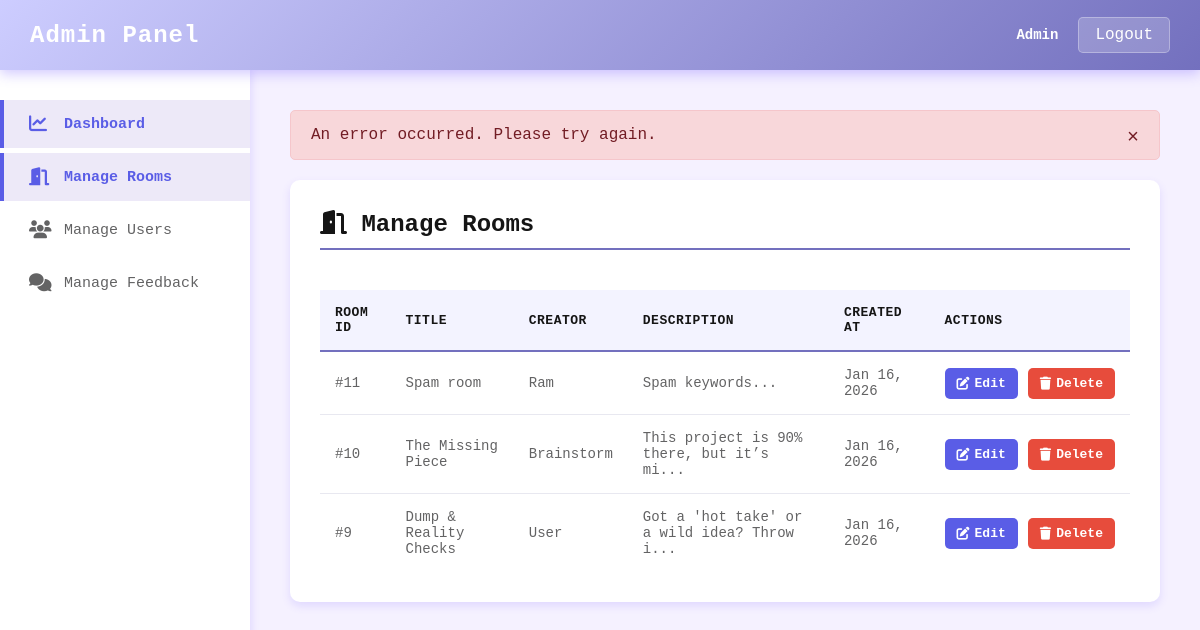
/pages/admin.php?section=rooms&error=invalid (signed in), run on the app's committed database.
### tables this page shows
CREATE TABLE `rooms` (
  `room_id` int(11) NOT NULL,
  `user_id` int(11) NOT NULL,
  `title` varchar(255) NOT NULL,
  `description` text NOT NULL,
  `created_at` timestamp NOT NULL DEFAULT current_timestamp(),
  `image` varchar(255) DEFAULT NULL
);

CREATE TABLE `users` (
  `user_id` int(11) NOT NULL,
  `username` varchar(100) NOT NULL,
  `password` varchar(255) NOT NULL,
  `role` enum('user','admin') DEFAULT 'user',
  `created_at` timestamp NOT NULL DEFAULT current_timestamp(),
  `email` varchar(255) NOT NULL
);

### pages/admin.php (the view, shortened to what this page needs)
<?php
include "../includes/admin-header.php";
include "../config/config.php";
$section = isset($_GET['section']) ? $_GET['section'] : 'dashboard';
$roomCount = $conn->query("SELECT COUNT(*) as count FROM rooms")->fetch_assoc()['count'];
$userCount = $conn->query("SELECT COUNT(*) as count FROM users")->fetch_assoc()['count'];
$feedbackCount = $conn->query("SELECT COUNT(*) as count FROM feedback")->fetch_assoc()['count'];
$message = '';
$messageType = '';
if (isset($_GET['deleted'])) {
    $message = 'Item deleted successfully!';
    $messageType = 'success';
} elseif (isset($_GET['updated'])) {
    $message = 'Item updated successfully!';
    $messageType = 'success';
} elseif (isset($_GET['error'])) {
    $message = 'An error occurred. Please try again.';
    $messageType = 'error';
}
?>
<?php if ($message): ?>
    <div class="message message-<?= $messageType ?>" style="margin-bottom: 20px;">
        <?= htmlspecialchars($message) ?>
        <button onclick="this.parentElement.style.display='none';" style="float: right; background: none; border: none; color: inherit; cursor: pointer; font-size: 20px;">&times;</button>
    </div>
<?php endif; ?>
<?php if ($section === 'dashboard'): ?>
    <h1 style="color: #151515; margin-bottom: 30px;">Dashboard</h1>
    <div class="dashboard-grid">
        <div class="dashboard-card">
            <h3>Total Rooms</h3>
            <div class="stat"><?= $roomCount ?></div>
            <p>Active rooms in the system</p>
        </div>
        <div class="dashboard-card">
            <h3>Total Users</h3>
            <div class="stat"><?= $userCount ?></div>
            <p>Registered users</p>
        </div>
        <div class="dashboard-card">
            <h3>Total Feedback</h3>
            <div class="stat"><?= $feedbackCount ?></div>
            <p>Submitted feedbacks</p>
        </div>
    </div>
<?php elseif ($section === 'rooms'): ?>
    <div class="admin-section">
        <h2><i class="fa-solid fa-door-open"></i> Manage Rooms</h2>
        <div class="table-wrapper">
            <table class="admin-table">
                <thead>
                    <tr>
                        <th>Room ID</th>
                        <th>Title</th>
                        <th>Creator</th>
                        <th>Description</th>
                        <th>Created At</th>
                        <th>Actions</th>
                    </tr>
                </thead>
                <tbody>
                    <?php
                    $rooms = $conn->query(
                        "SELECT r.room_id, r.title, r.description, r.created_at, u.username
                         FROM rooms r
                         INNER JOIN users u ON r.user_id = u.user_id
                         ORDER BY r.created_at DESC"
                    );
                    while ($room = $rooms->fetch_assoc()):
                    ?>
                    <tr>
                        <td>#<?= $room['room_id'] ?></td>
                        <td><?= htmlspecialchars(substr($room['title'], 0, 30)) ?></td>
                        <td><?= htmlspecialchars($room['username']) ?></td>
                        <td><?= htmlspecialchars(substr($room['description'], 0, 40)) ?>...</td>
                        <td><?= date('M d, Y', strtotime($room['created_at'])) ?></td>
                        <td>
                            <div class="action-buttons">
                                <button class="btn-edit" onclick="editRoom(<?= $room['room_id'] ?>)">
                                    <i class="fa-solid fa-edit"></i> Edit
                                </button>
                                <button class="btn-delete" onclick="deleteRoom(<?= $room['room_id'] ?>, '<?= htmlspecialchars($room['title']) ?>')">
                                    <i class="fa-solid fa-trash"></i> Delete
                                </button>
                            </div>
                        </td>
                    </tr>
                    <?php endwhile; ?>
                </tbody>
            </table>
        </div>
    </div>
<?php endif; ?>
    </main>
</div>
</body>
</html>

### assets/css/style.css (style rules this page uses)
* { margin: 0; padding: 0; box-sizing: border-box; font-family: 'JetBrains Mono', monospace; }
body { background-color: rgb(229, 229, 240); }

### assets/css/admin.css (style rules this page uses)
.admin-section { background: white; border-radius: 10px; padding: 30px; box-shadow: 0 4px 8px rgba(107, 81, 255, 0.15); }
.admin-section h2 { color: #151515; margin-bottom: 20px; border-bottom: 2px solid #7370be; padding-bottom: 10px; }
.table-wrapper { overflow-x: auto; }
.admin-table { width: 100%; border-collapse: collapse; margin-top: 20px; }
.admin-table thead { background-color: #f3f3ff; border-bottom: 2px solid #7370be; }
.admin-table th { padding: 15px; text-align: left; color: #151515; font-weight: 600; font-size: 13px; text-transform: uppercase; letter-spacing: 0.5px; }
.admin-table td { padding: 15px; border-bottom: 1px solid #e8e8f0; color: #636364; font-size: 14px; }
.admin-table tbody tr:last-child td { border-bottom: none; }
.action-buttons { display: flex; gap: 10px; }
.btn-edit, .btn-delete, .btn-create { padding: 8px 12px; border: none; border-radius: 5px; cursor: pointer; font-size: 13px; font-weight: 600; transition: all 0.3s; display: inline-flex; align-items: center; gap: 5px; }
.btn-edit { background-color: #5a5de6; color: white; }
.btn-delete { background-color: #e74c3c; color: white; }
.message { padding: 15px 20px; border-radius: 5px; font-weight: 500; animation: slideInDown 0.3s ease; }
.message-error { background-color: #f8d7da; color: #721c24; border: 1px solid #f5c6cb; }

### data on the page
rooms: room_id "11", title "Spam room", user.username "Ram", description "Spam keywords", created_at "Jan 16, 2026"
rooms: room_id "10", title "The Missing Piece", user.username "Brainstorm", description "This project is 90% there, but it’s mi", created_at "Jan 16, 2026"
rooms: room_id "9", title "Dump & Reality Checks", user.username "User", description "Got a 'hot take' or a wild idea? Throw i", created_at "Jan 16, 2026"

### other printed values
$_SESSION['username'] "Admin"
$message "An error occurred. Please try again."
